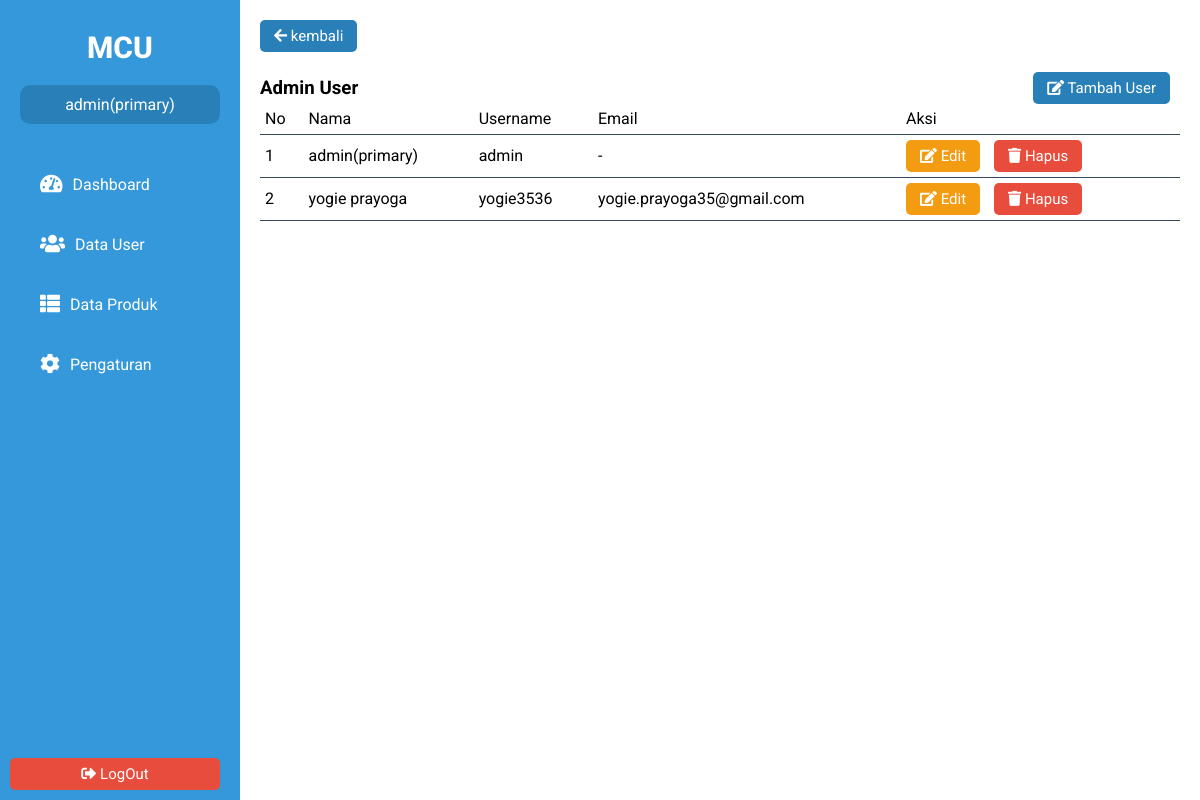
/admin/user.php (signed in), run on an earlier commit of the app's database.
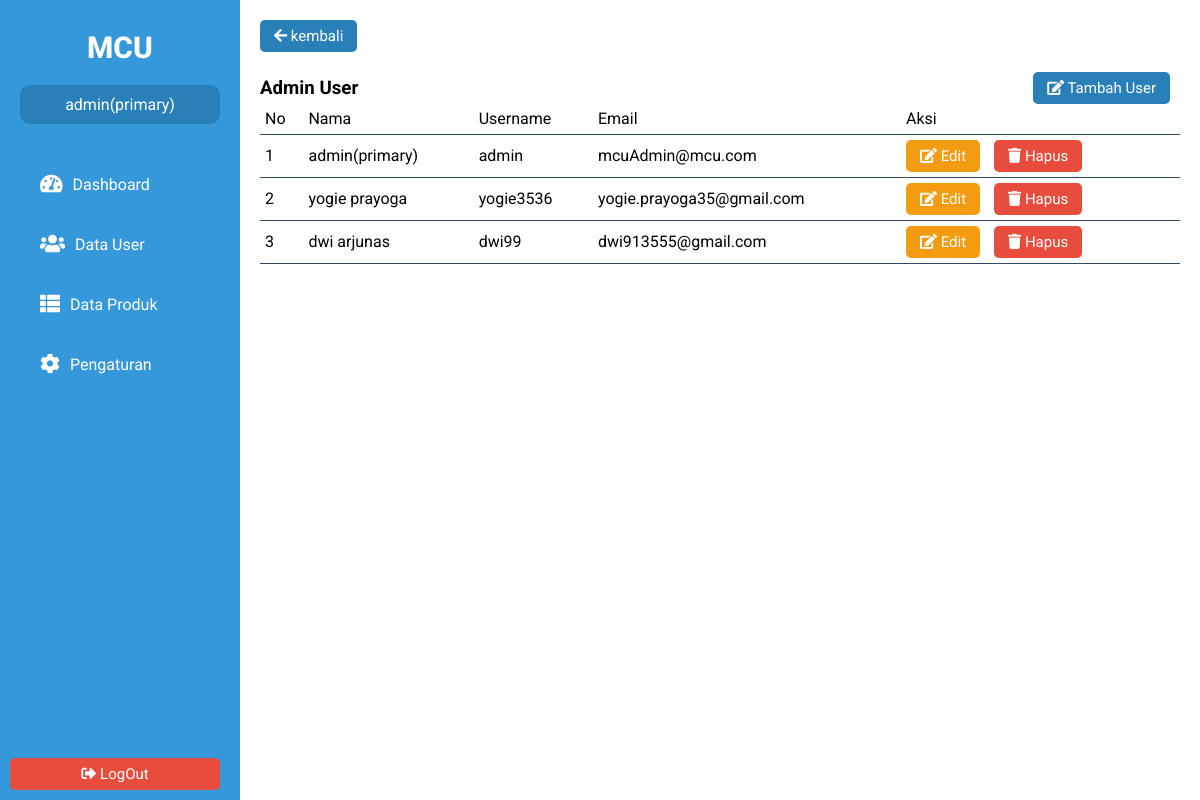
And on a later commit of the database.
### tables this page shows
CREATE TABLE `user` (
  `id` int(11) NOT NULL,
  `nama` varchar(128) NOT NULL,
  `username` varchar(200) NOT NULL,
  `email` varchar(255) NOT NULL,
  `password` varchar(500) NOT NULL
);

### admin/dataSource/queryTable.php (called while the page is built, shortened)
<?php
function getAllData($tabel){
    global $koneksi;
    $sql = "SELECT * FROM $tabel";
    $result = $koneksi->query($sql);
    return $result->fetch_all();
}

### admin/user.php (the view, shortened to what this page needs)
<?php
include "template/header.php";
include 'dataSource\queryTable.php';
$user = getAllData('user');
?>
<div class="container">
    <div class="header">
        <button class="btn primary" onclick="window.location = 'produk.php'"><i class="fas fa-arrow-left"></i> kembali</button>
    </div>
    <div class="table-Admin">
        <div class="nav-table">
            <h3>Admin User</h3>
            <div class="btn primary" id="cat"><i class="fas fa-edit"></i> Tambah User</div>
        </div>
        <table class="kategori-table">
            <tr>
                <td>No</td>
                <td>Nama</td>
                <td>Username</td>
                <td>Email</td>
                <td>Aksi</td>
            </tr>
            <?php
            $no = 1;
            foreach ($user as $user) : ?>
                <tr>
                    <td><?= $no ?></td>
                    <td><?= $user[1] ?></td>
                    <td><?= $user[2] ?></td>
                    <td><?= $user[3] ?></td>
                    <td>
                        <button onclick='edit(<?= $user[0] ?>)' class='btn warning'><i class='fas fa-edit'></i> Edit</button>
                        <button class="btn danger" onclick="hapus(<?= $user[0] ?>)"><i class="fas fa-trash"></i> Hapus</button>
                    </td>
                </tr>
            <?php $no++;
            endforeach; ?>
        </table>
    </div>
</div>
<?php include "template/footer.php";

What changed in the data, as far as the page shows it:
changed user "admin(primary)": email "-" → "mcuAdmin@mcu.com"
added user: nama "dwi arjunas", username "dwi99", email "dwi913555@gmail.com"
